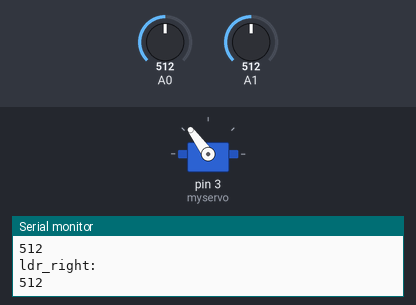
Bench run of a sketch on a simulated Arduino Uno, built with avr-gcc and run on an emulated ATmega328P. On the bench: servo, the last lines printed to the serial monitor. The test bench sets the inputs (shaded band); at power-on: A0 = 512, A1 = 512.

Above: at 1.2 s.
1.3 s: A0 set to 490
At 2.62 s:
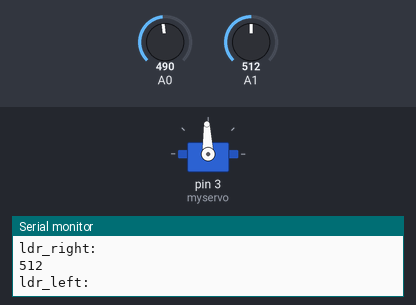
4.3 s: A1 set to 109
At 4.48 s:
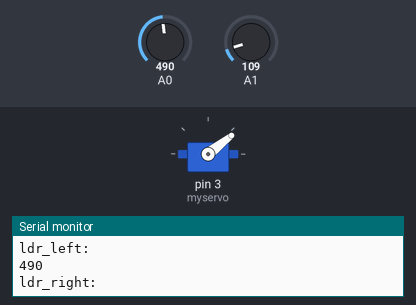
7.3 s: A1 set to 93
10.3 s: A0 set to 991
11.8 s: A0 set to 1009
13.3 s: A1 set to 610
At 13.8 s:
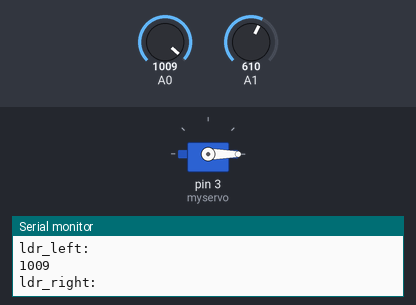
Timing chart, 0 to 16.3 s (numbered marks = the images above; inputs shaded):
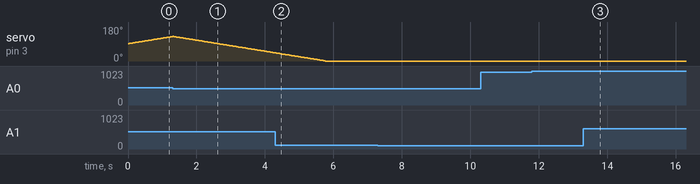

The sketch:

solar_tracker.ino
```cpp
#include <Servo.h>
Servo myservo;
int pos=90;
void setup() {
  // put your setup code here, to run once:
  Serial.begin(9600);
  myservo.attach(3);
  pinMode(3,OUTPUT);
  myservo.write(90);
}

void loop() {
//  // put your main code here, to run repeatedly:
  int ldr_left=analogRead(A0);
  int ldr_right=analogRead(A1);
  Serial.println("ldr_left:");
  Serial.println(ldr_left);
  Serial.println("ldr_right:");
  Serial.println(ldr_right);
  if (ldr_left<500){
    pos=--pos;
  }
  else if (ldr_right<600){
    pos=++pos;
  }
  myservo.write(pos);
}
```

Measured:
- after the input at 13.3 s, servo on pin 3 (myservo): stays 0° (without the input it goes to 1° after 1.6 s)
